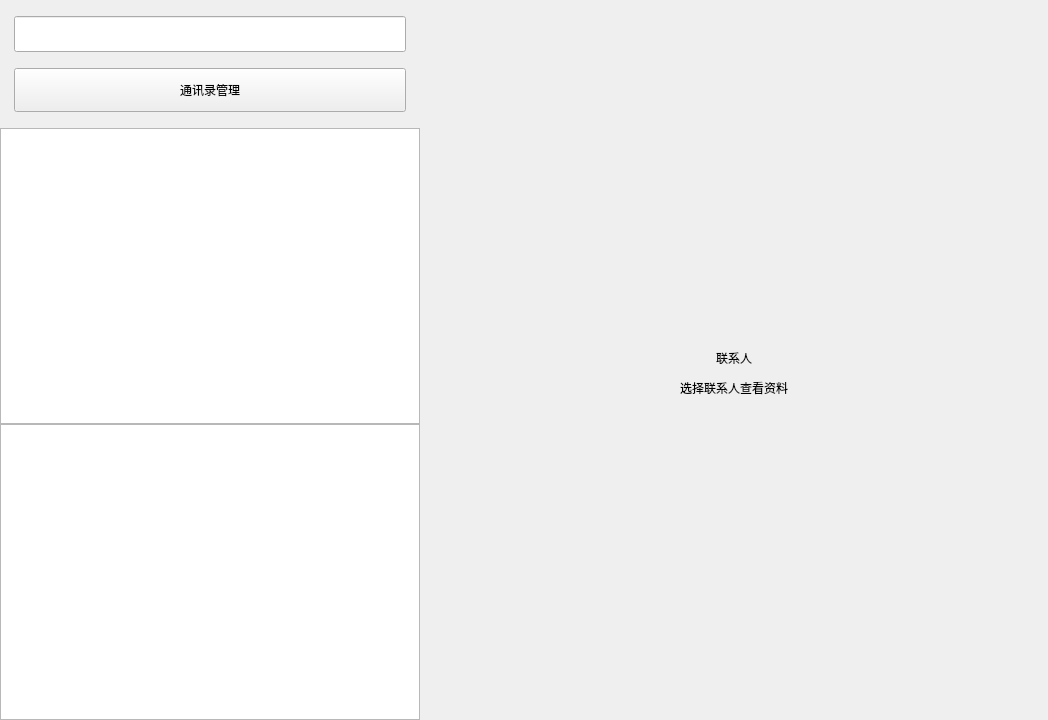
<?xml version="1.0" encoding="UTF-8"?>
<ui version="4.0">
 <class>ContactsSection</class>
 <widget class="QWidget" name="ContactsSection">
  <property name="geometry">
   <rect>
    <x>0</x>
    <y>0</y>
    <width>1048</width>
    <height>720</height>
   </rect>
  </property>
  <layout class="QHBoxLayout" name="section_layout">
   <property name="spacing">
    <number>0</number>
   </property>
   <property name="leftMargin">
    <number>0</number>
   </property>
   <property name="topMargin">
    <number>0</number>
   </property>
   <property name="rightMargin">
    <number>0</number>
   </property>
   <property name="bottomMargin">
    <number>0</number>
   </property>
   <item>
    <widget class="QSplitter" name="contact_splitter">
     <property name="orientation">
      <enum>Qt::Horizontal</enum>
     </property>
     <property name="handleWidth">
      <number>0</number>
     </property>
     <property name="childrenCollapsible">
      <bool>false</bool>
     </property>
     <widget class="QWidget" name="contacts_list_wid" native="true">
      <property name="minimumSize">
       <size>
        <width>250</width>
        <height>0</height>
       </size>
      </property>
      <property name="maximumSize">
       <size>
        <width>420</width>
        <height>16777215</height>
       </size>
      </property>
      <layout class="QVBoxLayout" name="verticalLayout_2">
       <property name="spacing">
        <number>0</number>
       </property>
       <property name="leftMargin">
        <number>0</number>
       </property>
       <property name="topMargin">
        <number>0</number>
       </property>
       <property name="rightMargin">
        <number>0</number>
       </property>
       <property name="bottomMargin">
        <number>0</number>
       </property>
       <item>
        <widget class="QWidget" name="search_wid" native="true">
         <property name="minimumSize">
          <size>
           <width>0</width>
           <height>68</height>
          </size>
         </property>
         <property name="maximumSize">
          <size>
           <width>16777215</width>
           <height>68</height>
          </size>
         </property>
         <layout class="QHBoxLayout" name="horizontalLayout_2">
          <property name="spacing">
           <number>10</number>
          </property>
          <property name="leftMargin">
           <number>14</number>
          </property>
          <property name="topMargin">
           <number>14</number>
          </property>
          <property name="rightMargin">
           <number>14</number>
          </property>
          <property name="bottomMargin">
           <number>14</number>
          </property>
          <item>
           <widget class="CustomizeEdit" name="search_edit">
            <property name="minimumSize">
             <size>
              <width>0</width>
              <height>36</height>
             </size>
            </property>
            <property name="maximumSize">
             <size>
              <width>16777215</width>
              <height>36</height>
             </size>
            </property>
           </widget>
          </item>
         </layout>
        </widget>
       </item>
       <item>
        <layout class="QHBoxLayout" name="management_layout">
         <property name="spacing">
          <number>0</number>
         </property>
         <property name="leftMargin">
          <number>14</number>
         </property>
         <property name="topMargin">
          <number>0</number>
         </property>
         <property name="rightMargin">
          <number>14</number>
         </property>
         <property name="bottomMargin">
          <number>16</number>
         </property>
         <item>
          <widget class="QPushButton" name="contact_manage_btn">
           <property name="minimumSize">
            <size>
             <width>0</width>
             <height>44</height>
            </size>
           </property>
           <property name="cursor">
            <cursorShape>PointingHandCursor</cursorShape>
           </property>
           <property name="text">
            <string>通讯录管理</string>
           </property>
           <property name="iconSize">
            <size>
             <width>24</width>
             <height>24</height>
            </size>
           </property>
           <property name="autoDefault">
            <bool>false</bool>
           </property>
          </widget>
         </item>
        </layout>
       </item>
       <item>
        <widget class="SearchList" name="search_list" />
       </item>
       <item>
        <widget class="ContactUserList" name="con_user_list" />
       </item>
      </layout>
     </widget>
     <widget class="QStackedWidget" name="contact_detail_stack">
      <property name="currentIndex">
       <number>2</number>
      </property>
      <widget class="FriendInfoPage" name="friend_info_page" />
      <widget class="ApplyFriendPage" name="friend_apply_page" />
      <widget class="QWidget" name="contact_placeholder_page">
       <layout class="QVBoxLayout" name="placeholder_layout">
        <property name="leftMargin">
         <number>40</number>
        </property>
        <property name="rightMargin">
         <number>40</number>
        </property>
        <property name="topMargin">
         <number>40</number>
        </property>
        <property name="bottomMargin">
         <number>40</number>
        </property>
        <property name="spacing">
         <number>12</number>
        </property>
        <item>
         <spacer name="placeholder_top_space">
          <property name="orientation">
           <enum>Qt::Vertical</enum>
          </property>
          <property name="sizeHint">
           <size>
            <width>20</width>
            <height>40</height>
           </size>
          </property>
         </spacer>
        </item>
        <item>
         <widget class="QLabel" name="placeholder_icon">
          <property name="alignment">
           <set>Qt::AlignCenter</set>
          </property>
          <property name="text">
           <string />
          </property>
         </widget>
        </item>
        <item>
         <widget class="QLabel" name="placeholder_title">
          <property name="text">
           <string>联系人</string>
          </property>
          <property name="textFormat">
           <enum>Qt::PlainText</enum>
          </property>
          <property name="alignment">
           <set>Qt::AlignCenter</set>
          </property>
         </widget>
        </item>
        <item>
         <widget class="QLabel" name="placeholder_description">
          <property name="text">
           <string>选择联系人查看资料</string>
          </property>
          <property name="textFormat">
           <enum>Qt::PlainText</enum>
          </property>
          <property name="alignment">
           <set>Qt::AlignCenter</set>
          </property>
          <property name="wordWrap">
           <bool>true</bool>
          </property>
         </widget>
        </item>
        <item>
         <spacer name="placeholder_bottom_space">
          <property name="orientation">
           <enum>Qt::Vertical</enum>
          </property>
          <property name="sizeHint">
           <size>
            <width>20</width>
            <height>40</height>
           </size>
          </property>
         </spacer>
        </item>
       </layout>
      </widget>
     </widget>
    </widget>
   </item>
  </layout>
 </widget>
 <customwidgets>
  <customwidget>
   <class>CustomizeEdit</class>
   <extends>QLineEdit</extends>
   <header location="global">widgets/customizeedit.h</header>
  </customwidget>
  <customwidget>
   <class>SearchList</class>
   <extends>QListWidget</extends>
   <header location="global">widgets/searchlist.h</header>
  </customwidget>
  <customwidget>
   <class>ContactUserList</class>
   <extends>QListWidget</extends>
   <header location="global">widgets/contactuserlist.h</header>
  </customwidget>
  <customwidget>
   <class>FriendInfoPage</class>
   <extends>QWidget</extends>
   <header location="global">dialogs/friendinfopage.h</header>
   <container>1</container>
  </customwidget>
  <customwidget>
   <class>ApplyFriendPage</class>
   <extends>QWidget</extends>
   <header location="global">dialogs/applyfriendpage.h</header>
   <container>1</container>
  </customwidget>
 </customwidgets>
 <resources />
 <connections />
</ui>
